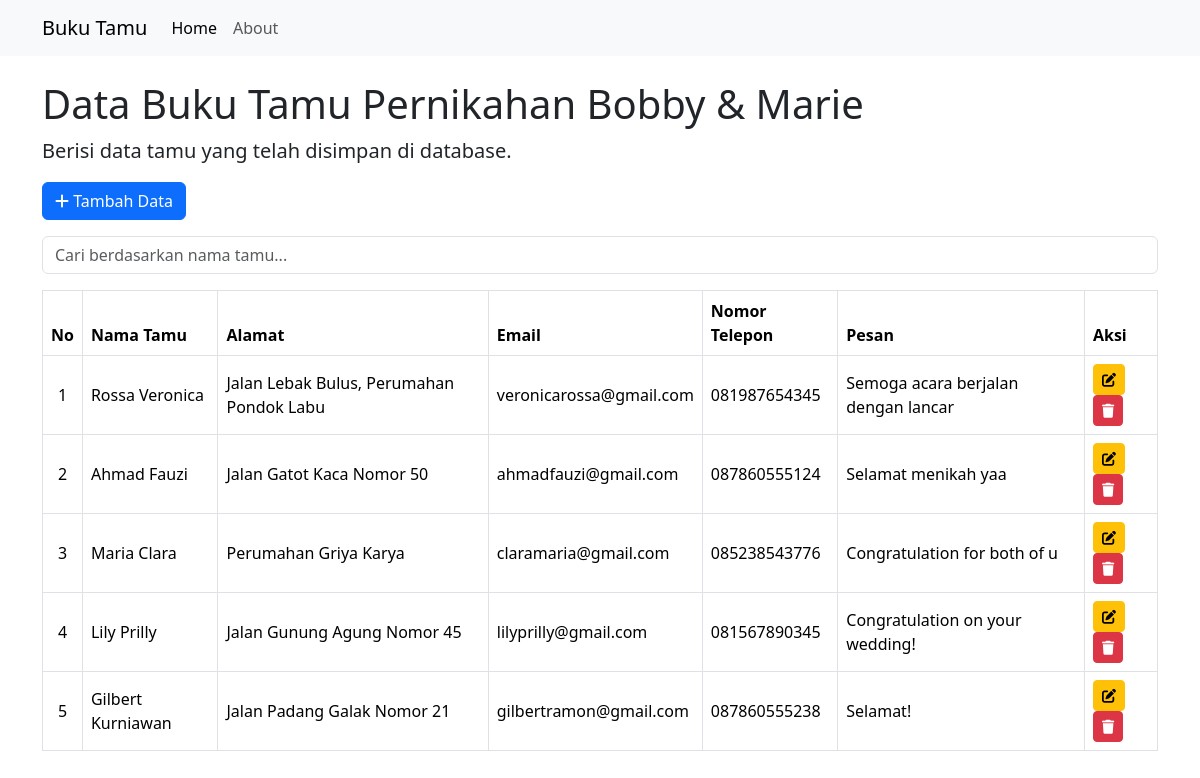
The page / on the database its author committed.
### tables this page shows
CREATE TABLE `tb_tamu` (
  `id_tamu` int(11) NOT NULL,
  `nama_tamu` varchar(50) NOT NULL,
  `alamat` varchar(150) NOT NULL,
  `email` varchar(100) NOT NULL,
  `nomor_telepon` varchar(15) NOT NULL,
  `pesan` varchar(150) NOT NULL
);

### index.php (the view, shortened to what this page needs)
<?php
    include 'koneksi.php';
    $search = isset($_GET['search']) ? $_GET['search'] : '';
    if ($search) {
        $query = "SELECT * FROM tb_tamu WHERE nama_tamu LIKE '%$search%' OR alamat LIKE '%$search%' OR email LIKE '%$search%' OR nomor_telepon LIKE '%$search%' OR pesan LIKE '%$search%'";
    } else {
        $query = "SELECT * FROM tb_tamu";
    }
    $sql = mysqli_query($conn, $query);
    $no = 0;
?>
<!doctype html>
<html lang="en">
  <head>
    <link href="https://cdn.jsdelivr.net/npm/bootstrap@5.3.3/dist/css/bootstrap.min.css" rel="stylesheet">
    <link rel="stylesheet" href="https://cdnjs.cloudflare.com/ajax/libs/font-awesome/6.7.2/css/all.min.css">
    <nav class="navbar navbar-expand-lg bg-body-tertiary">
        <div class="container">
            <a class="navbar-brand" href="#">Buku Tamu</a>
            <div class="collapse navbar-collapse" id="navbarNav">
            <ul class="navbar-nav">
                <li class="nav-item">
                <a class="nav-link active" aria-current="page" href="#">Home</a>
                </li>
                <li class="nav-item">
                <a class="nav-link" href="about.php">About</a>
                </li>
            </ul>
            </div>
        </div>
    </nav>
    <div class="container">
    <h1 class="mt-4">Data Buku Tamu Pernikahan Bobby & Marie</h1>
    <figure>
        <blockquote class="blockquote">
            <p>Berisi data tamu yang telah disimpan di database.</p>
        </blockquote>
    </figure>
    <a href="kelola.php" type="button" class="btn btn-primary mb-3"><i class="fa-solid fa-plus"></i> Tambah Data</a>
    <form class="mb-3">
        <div class="input-group">
            <input type="text" id="search-input" class="form-control" placeholder="Cari berdasarkan nama tamu..."
            value="<?php echo isset($_GET['search']) ? $_GET['search'] : ''; ?>">
        </div>
    </form>
    <div class="table-responsive" id="table-container">
        <table class="table align-middle table-bordered table-hover">
            <thead>
                <tr>
                    <th><center>No</center></th>
                    <th>Nama Tamu</th>
                    <th>Alamat</th>
                    <th>Email</th>
                    <th>Nomor Telepon</th>
                    <th>Pesan</th>
                    <th>Aksi</th>
                </tr>
            </thead>
            <tbody>
                <?php
                    while ($result = mysqli_fetch_assoc($sql)) {
                ?>
                    <tr>
                        <td><center><?php echo ++$no; ?></center></td>
                        <td><?php echo $result['nama_tamu']; ?></td>
                        <td><?php echo $result['alamat']; ?></td>
                        <td><?php echo $result['email']; ?></td>
                        <td><?php echo $result['nomor_telepon']; ?></td>
                        <td><?php echo $result['pesan']; ?></td>
                        <td>
                            <a href="kelola.php?ubah=<?php echo $result['id_tamu']; ?>" type="button" class="btn btn-warning btn-sm"><i class="fa-solid fa-pen-to-square"></i></a>
                            <a href="proses.php?hapus=<?php echo $result['id_tamu']; ?>" type="button" class="btn btn-danger btn-sm" onClick="return confirm('Apakah anda yakin ingin menghapus data tersebut?')"><i class="fa-solid fa-trash"></i></a>
                        </td>
                    </tr>
                <?php
                    }
                ?>
            </tbody>
        </table>
    </div>
  </body>
</html>

### rows shown on the page
tb_tamu: nama_tamu "Rossa Veronica", alamat "Jalan Lebak Bulus, Perumahan Pondok Labu", email "veronicarossa@gmail.com", nomor_telepon "081987654345", pesan "Semoga acara berjalan dengan lancar"
tb_tamu: nama_tamu "Ahmad Fauzi", alamat "Jalan Gatot Kaca Nomor 50", email "ahmadfauzi@gmail.com", nomor_telepon "087860555124", pesan "Selamat menikah yaa"
tb_tamu: nama_tamu "Maria Clara", alamat "Perumahan Griya Karya", email "claramaria@gmail.com", nomor_telepon "085238543776", pesan "Congratulation for both of u"
tb_tamu: nama_tamu "Lily Prilly", alamat "Jalan Gunung Agung Nomor 45", email "lilyprilly@gmail.com", nomor_telepon "081567890345", pesan "Congratulation on your wedding!"
tb_tamu: nama_tamu "Gilbert Kurniawan", alamat "Jalan Padang Galak Nomor 21", email "gilbertramon@gmail.com", nomor_telepon "087860555238", pesan "Selamat!"
